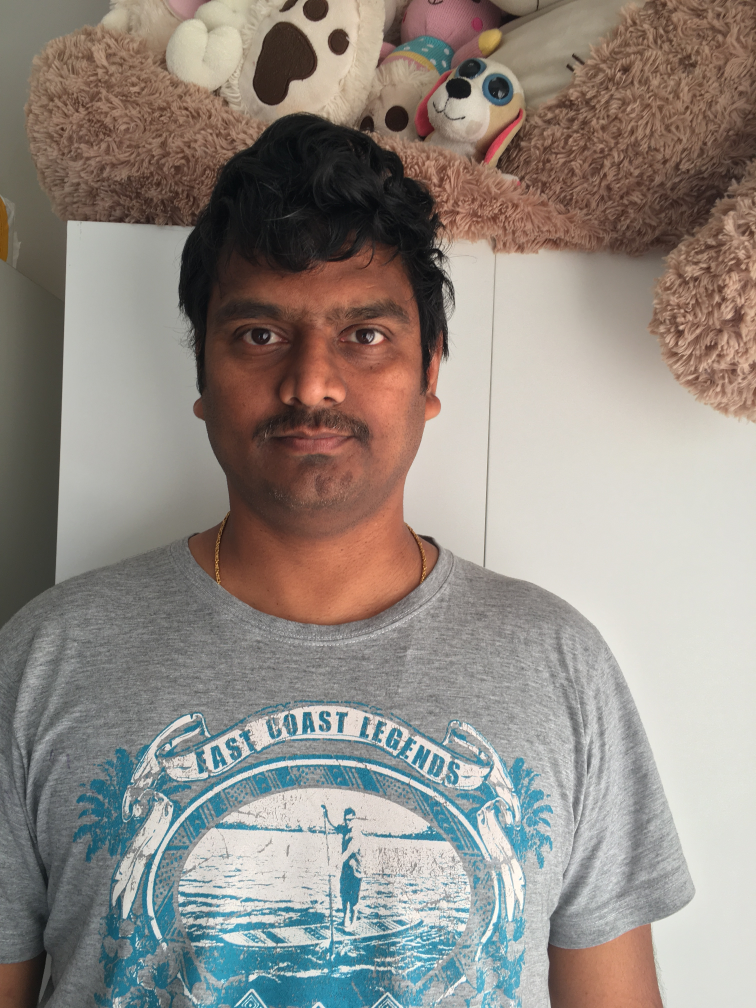
#> input picture Resources/ram1.JPG, 3024 x 4032 px, found by its file name (shown at 1/4 size)
$ python Image_Recognizing.py
#> lines starting #> are read from the running program, lines starting #| are printed output that depends on the picture
### Face_Recognition_Main.py
import os
import cv2
import numpy as np

# Converting to gray scale and detecting face using HaarCascade
def DetectingFaces(test_img):
    gray_img = cv2.cvtColor(test_img, cv2.COLOR_BGR2GRAY)
    facehaar_cascade_variable = cv2.CascadeClassifier("Resources/haarcascade_frontalface_default.xml")
    faces = facehaar_cascade_variable.detectMultiScale(gray_img, scaleFactor=1.3, minNeighbors=5)
    return faces, gray_img


# Calling function trainingDataFolders
# [34 lines left out: functions trainingDataFolders, train_Classifier, not called in this run]


# Drawing a rectangle around the faces
def draw_Rectangle(test_img, face):
    (x, y, w, h) = face
    cv2.rectangle(test_img, (x, y), (x + w, y + h), (255, 0, 0), thickness=5)


# Overlaying text on the faces
def text_Overlay(test_img, text, x, y):
    cv2.putText(test_img, text, (x, y), cv2.FONT_HERSHEY_PLAIN, 3, (255, 0, 0,), 6)

### Image_Recognizing.py
import cv2
import Face_Recognition_Main as Fr

# Reading image from Resources directory
test_img = cv2.imread("Resources/ram1.jpg")
#> test_img is the input picture: shape (4032, 3024, 3); mean B, G, R 131.3, 138.2, 145.6
faces_detected, gray_img = Fr.DetectingFaces(test_img)
#> in DetectingFaces, `gray_img = cv2.cvtColor(test_img, cv2.COLOR_BGR2GRAY)`:
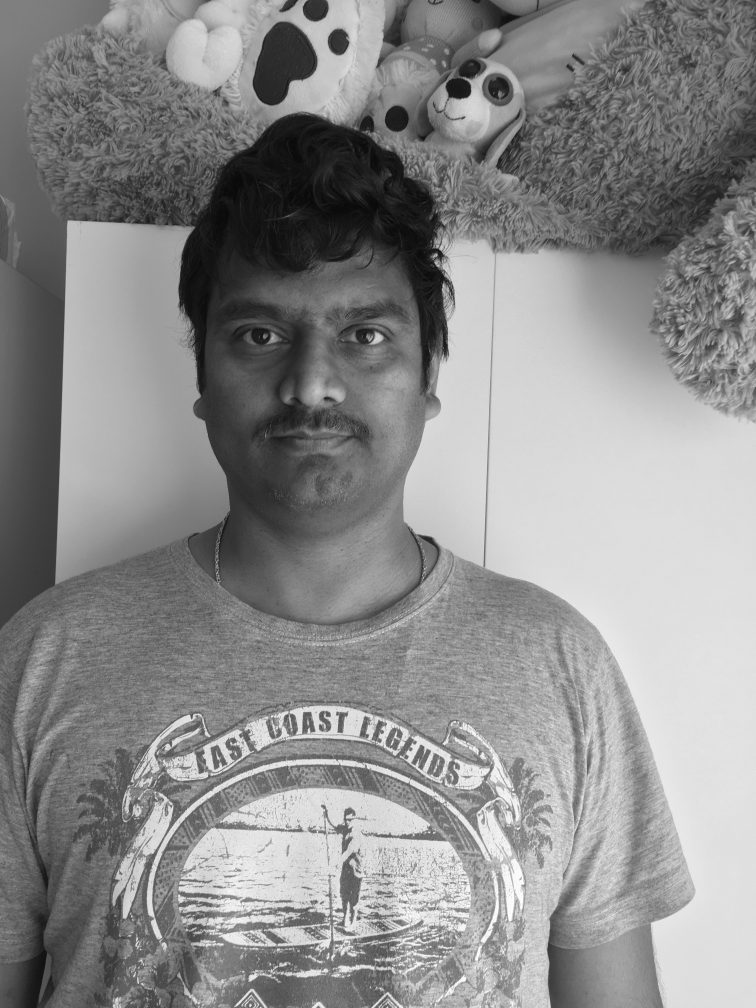
#> gray_img: shape (4032, 3024) (shown at 1/4 size); min 1, max 255, mean 139.6
#> in DetectingFaces, `faces = facehaar_cascade_variable.detectMultiScale(gray_img, scaleFact..`: faces = [[708, 441, 64, 64], [718, 952, 1045, 1045]]
#> faces_detected = [[708, 441, 64, 64], [718, 952, 1045, 1045]]
print("Face detected: ", faces_detected)
#| Face detected:  [[ 708  441   64   64]
#|  [ 718  952 1045 1045]]

# faces,faceID = Fr.trainingDataFolders("Resources/Images")
# face_recognizer=Fr.train_Classifier(faces,faceID)
# face_recognizer.save('Resources/Trainedfile/trainingData.yml')

face_recognizer = cv2.face.LBPHFaceRecognizer_create()
#> (the run stopped early here; a loop or call above may not have finished)

$ run again, with Resources/bavy1.jpg copied over Resources/ram1.JPG
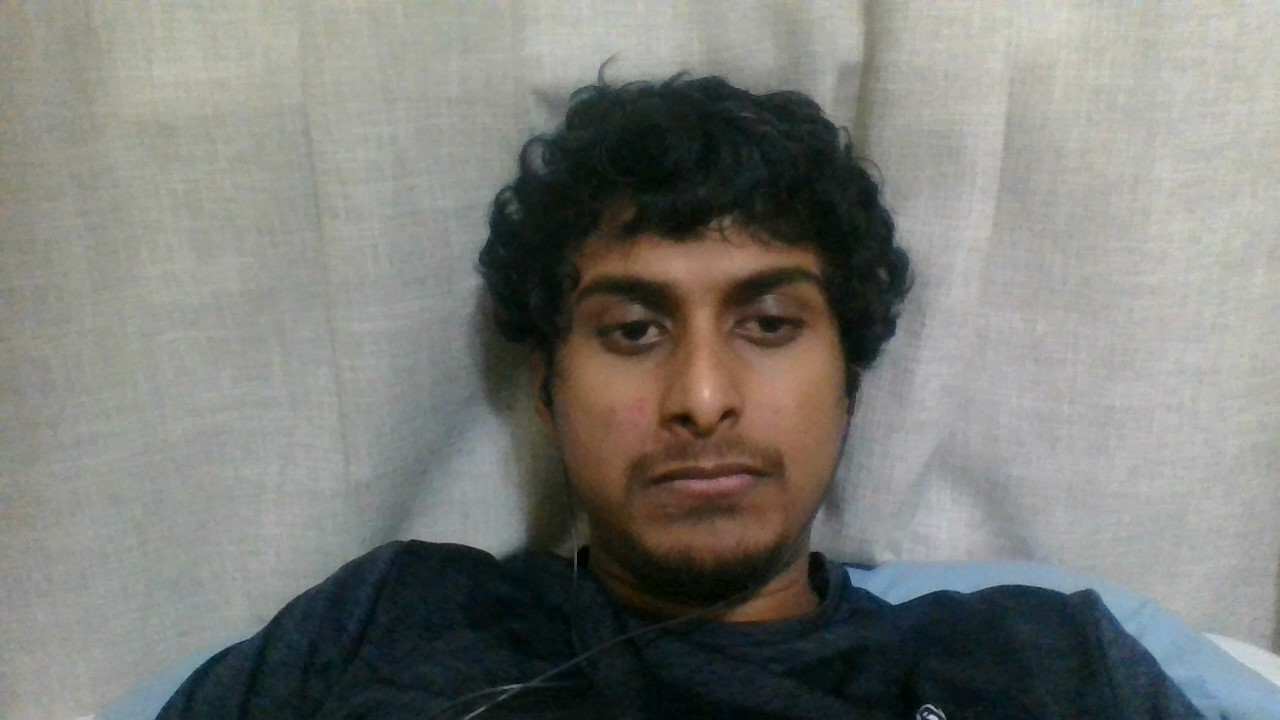
#> input picture Resources/bavy1.jpg, 1280 x 720 px, found by its file name
#> test_img is the input picture: shape (720, 1280, 3); mean B, G, R 119.3, 124, 122.9
#> in DetectingFaces, `gray_img = cv2.cvtColor(test_img, cv2.COLOR_BGR2GRAY)`:
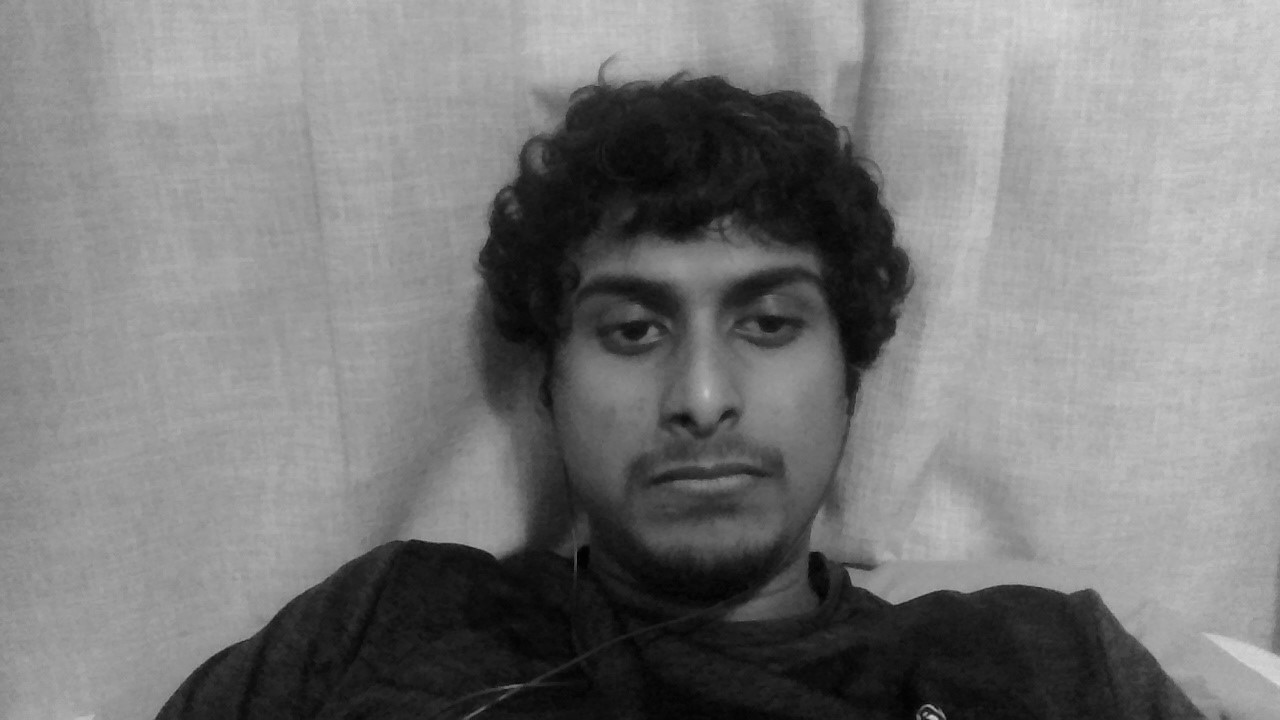
#> gray_img: shape (720, 1280); min 1, max 220, mean 123.1
#> faces = [[512, 185, 377, 377]]
#| Face detected:  [[512 185 377 377]]
